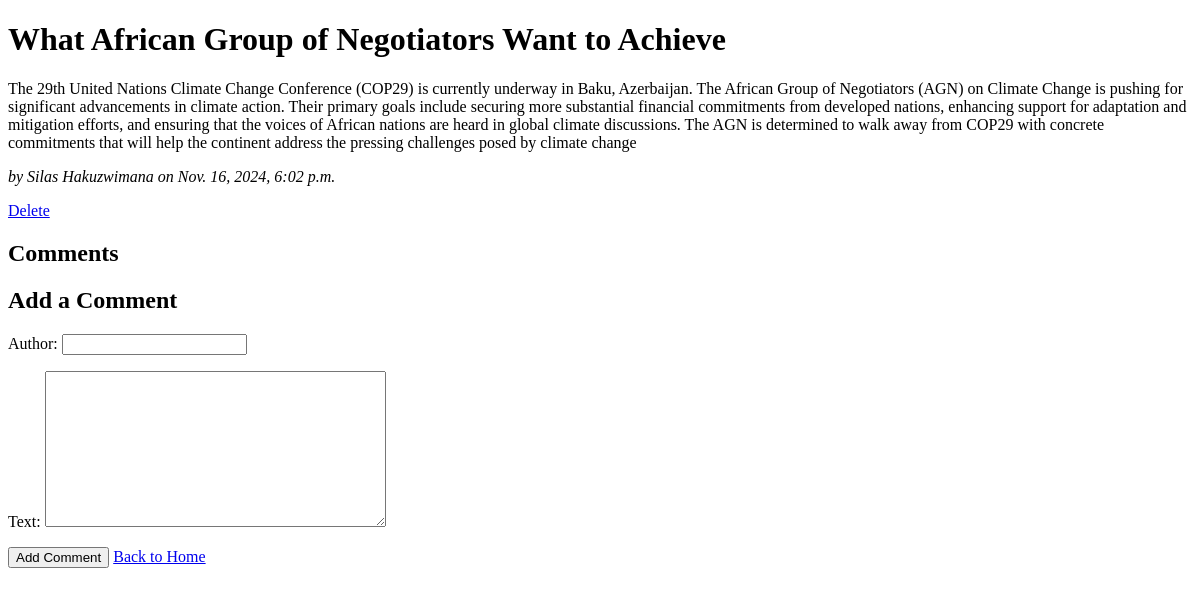
/post/1/, run on an earlier commit of the app's database.
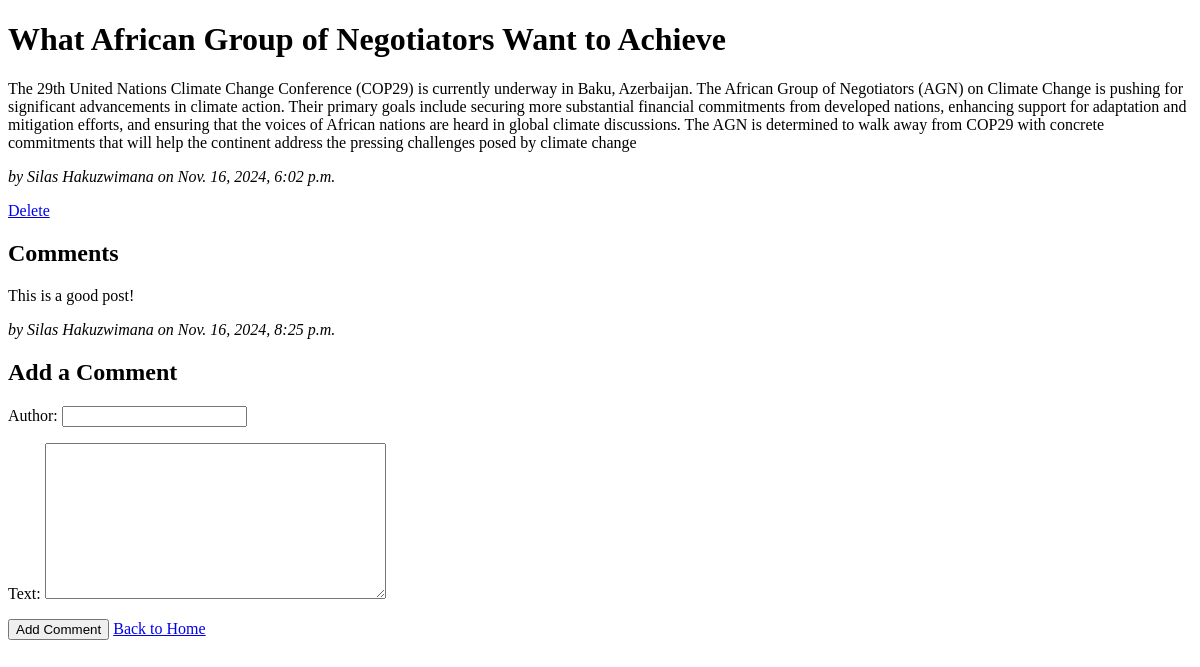
And on a later commit of the database.
### blog/models.py (models this page shows, shortened)
class Comment(models.Model):
    post = models.ForeignKey(Post, on_delete=models.CASCADE, related_name='comments')
    author = models.CharField(max_length=100)
    text = models.TextField()
    created_at = models.DateTimeField(auto_now_add=True)

### blog/views.py (the view)
# urls.py: path('post/<int:pk>/', views.post_detail, name='post_detail'),
def post_detail(request, pk):
    post = get_object_or_404(Post, pk=pk)
    if request.method == "POST":
        form = CommentForm(request.POST)
        if form.is_valid():
            comment = form.save(commit=False)
            comment.post = post
            comment.save()
            return redirect('post_detail', pk=post.pk)
    else:
        form = CommentForm()
    return render(request, 'blog/post_detail.html', {'post': post, 'form': form})

### blog/forms.py
class CommentForm(forms.ModelForm):
    class Meta:
        model = Comment
        fields = ['author', 'text']

### blog/templates/blog/post_detail.html (shortened to what this page needs)
<!DOCTYPE html>
<html>
<head>
</head>
<body>
    <h1>{{ post.title }}</h1>
    <p>{{ post.content }}</p>
    <p><em>by {{ post.author }} on {{ post.created_at }}</em></p>
    <a href="{% url 'post_delete' pk=post.pk %}">Delete</a>
    <br>
    <h2>Comments</h2>
    {% for comment in post.comments.all %}
    <div>
        <p>{{ comment.text }}</p>
        <p><em>by {{ comment.author }} on {{ comment.created_at }}</em></p>
    </div>
    {% endfor %}
    <h2>Add a Comment</h2>
    <form method="POST"> {% csrf_token %} {{ form.as_p }}
        <button type="submit">Add Comment</button>
    <a href="{% url 'post_list' %}">Back to Home</a>
</body>
</html>

What changed in the data, as far as the page shows it:
added Comment: text "This is a good post!", author "Silas Hakuzwimana", created_at "Nov. 16, 2024, 8:25 p.m."
